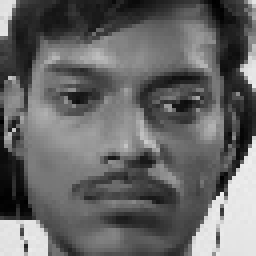
#> input picture data/Satya/103.jpg, 64 x 64 px (shown 4 times larger); its folder holds only this picture in this run
$ python load_data.py
#> lines starting #> are read from the running program, lines starting #| are printed output that depends on the picture
import os
import cv2
import numpy as np
from sklearn.model_selection import train_test_split

def load_data(data_path="data/", image_size=(200, 200)):
    """
    Loads images and labels from the dataset directory.

    Parameters:
    - data_path (str): Path to the dataset.
    - image_size (tuple): Desired image size (width, height).

    Returns:
    - X (np.array): Array of image data.
    - y (np.array): Array of labels.
    - label_map (dict): Mapping of labels to user names.
    """
#> called with data_path = 'data/', image_size = (200, 200)
    X, y = [], []
    label_map = {}
    current_label = 0

    # Iterate through directories in the dataset path
    for folder_name in os.listdir(data_path):
        folder_path = os.path.join(data_path, folder_name)
        if not os.path.isdir(folder_path):
            continue

        # Map folder names to labels
        label_map[current_label] = folder_name
        for file_name in os.listdir(folder_path):
            file_path = os.path.join(folder_path, file_name)
            if file_name.endswith(".jpg"):
                # Read and preprocess image
                image = cv2.imread(file_path, cv2.IMREAD_GRAYSCALE)
#> image is the input picture: shape (64, 64); min 0, max 238, mean 101.9
                image = cv2.resize(image, image_size)
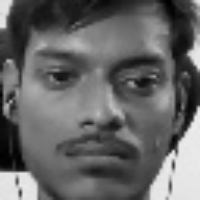
#> image: shape (200, 200); min 0, max 237, mean 101.8
                X.append(image)
                y.append(current_label)

        current_label += 1
#> pass 2 of the loop in load_data, `for folder_name in os.listdir(data_path):`:
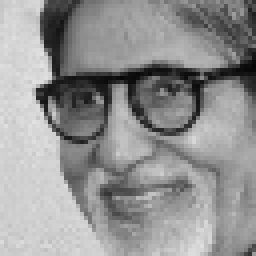
#> input picture data/amitabh/102.jpg, 64 x 64 px (shown 4 times larger)
#> in load_data, image is the input picture: shape (64, 64); min 6, max 226, mean 147.1
#> in load_data, `image = cv2.resize(image, image_size)`:
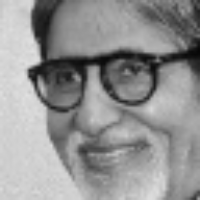
#> image: shape (200, 200); min 6, max 225, mean 146.9

    # Convert X to a numpy array and normalize pixel values
    X = np.array(X).reshape(-1, image_size[0], image_size[1], 1) / 255.0  # Normalize pixel values to range [0, 1]

    # Convert y to a numpy array
    y = np.array(y)

    return X, y, label_map

# Load data and split into training and validation sets
X, y, label_map = load_data()
#> y = [0, 1]; label_map = {0: 'Satya', 1: 'amitabh'}
X_train, X_val, y_train, y_val = train_test_split(X, y, test_size=0.2, random_state=42)
#> y_train = [0]; y_val = [1]

print(f"Data loaded. {len(X_train)} training samples and {len(X_val)} validation samples.")
#| Data loaded. 1 training samples and 1 validation samples.
